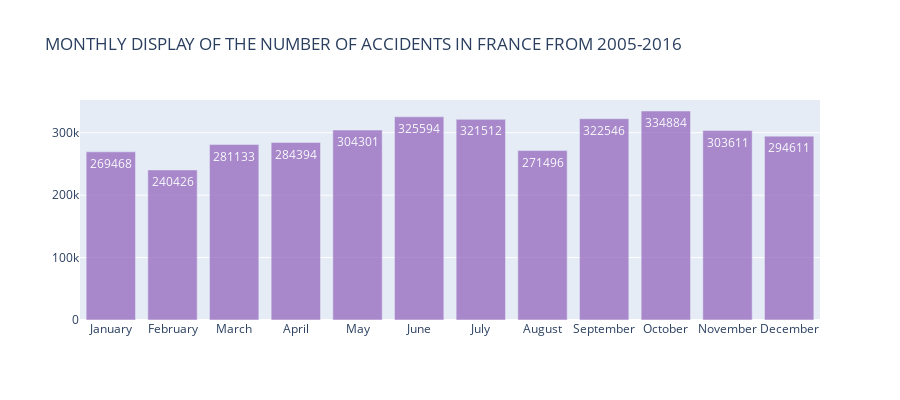

The cell this chart's notebook holds for it:
### Markdown cell above
# Question 1b. Which months have higher frequency of accidents ?

### Code cell
x2, y2 = create_stack_bar_data('Month', accident)

gn = [calendar.month_name[int(x)] for x in (x2)]
hn = y2

trace1 = go.Bar(x=gn, y=hn, opacity=0.75, name="month", marker=dict(color=globalcolors[4]),text=hn)
layout = dict(height=400, title='MONTHLY DISPLAY OF THE NUMBER OF ACCIDENTS IN FRANCE FROM 2005-2016', legend=dict(orientation="h"));

fig = go.Figure(data=[trace1], layout=layout)
iplot(fig, filename='stacked-bar')
plt.savefig("Month_with_higher_accident_frequency.png", dpi=100)

### Figure 1 — Plotly figure (JSON) as saved in the notebook; plotly's stock layout.template omitted (floating-point values rounded to 4 significant figures)
{"data": [{"marker": {"color": "#9467bd"}, "name": "month", "opacity": 0.75, "text": ["269468", "240426", "281133", "284394", "304301", "325594", "321512", "271496", "322546", "334884", "303611", "294611"], "type": "bar", "x": ["January", "February", "March", "April", "May", "June", "July", "August", "September", "October", "November", "December"], "y": [269468, 240426, 281133, 284394, 304301, 325594, 321512, 271496, 322546, 334884, 303611, 294611]}], "layout": {"height": 400, "legend": {"orientation": "h"}, "title": {"text": "MONTHLY DISPLAY OF THE NUMBER OF ACCIDENTS IN FRANCE FROM 2005-2016"}}}
